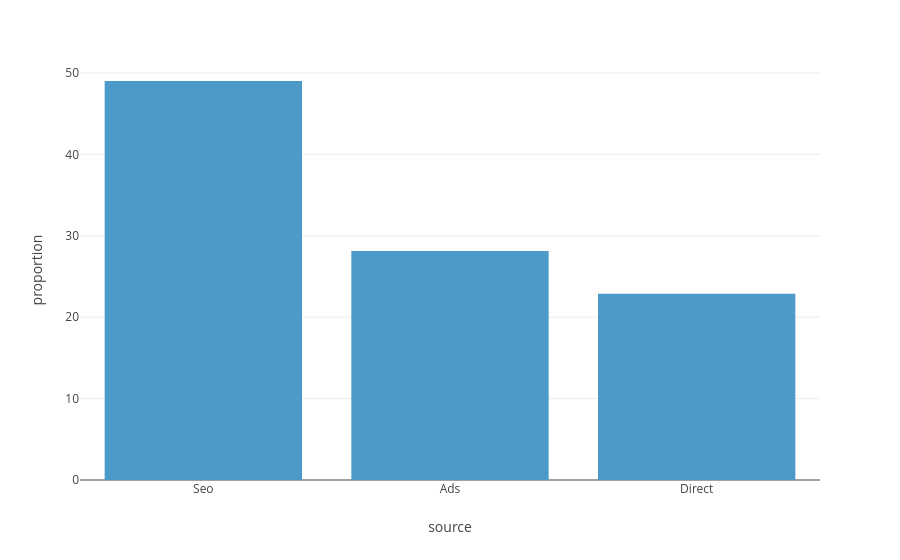

Source (notebook cell):
### Markdown cell above
### Source de trafic

### Code cell
source_share = data['source'].value_counts(normalize=True).mul(100).reset_index()
fig = px.bar(source_share, x='source', y='proportion')
fig.show()

### Figure 1 — Plotly figure (JSON) as saved in the notebook; plotly's stock layout.template omitted (floating-point values rounded to 4 significant figures)
{"data": [{"hovertemplate": "source=%{x}<br>proportion=%{y}<extra></extra>", "legendgroup": "", "marker": {"color": "#4B9AC7", "pattern": {"shape": ""}}, "name": "", "orientation": "v", "showlegend": false, "textposition": "auto", "type": "bar", "x": ["Seo", "Ads", "Direct"], "xaxis": "x", "y": [49.01, 28.12, 22.87], "yaxis": "y"}], "layout": {"barmode": "relative", "legend": {"tracegroupgap": 0}, "margin": {"t": 60}, "xaxis": {"anchor": "y", "domain": [0, 1], "title": {"text": "source"}}, "yaxis": {"anchor": "x", "domain": [0, 1], "title": {"text": "proportion"}}}}
